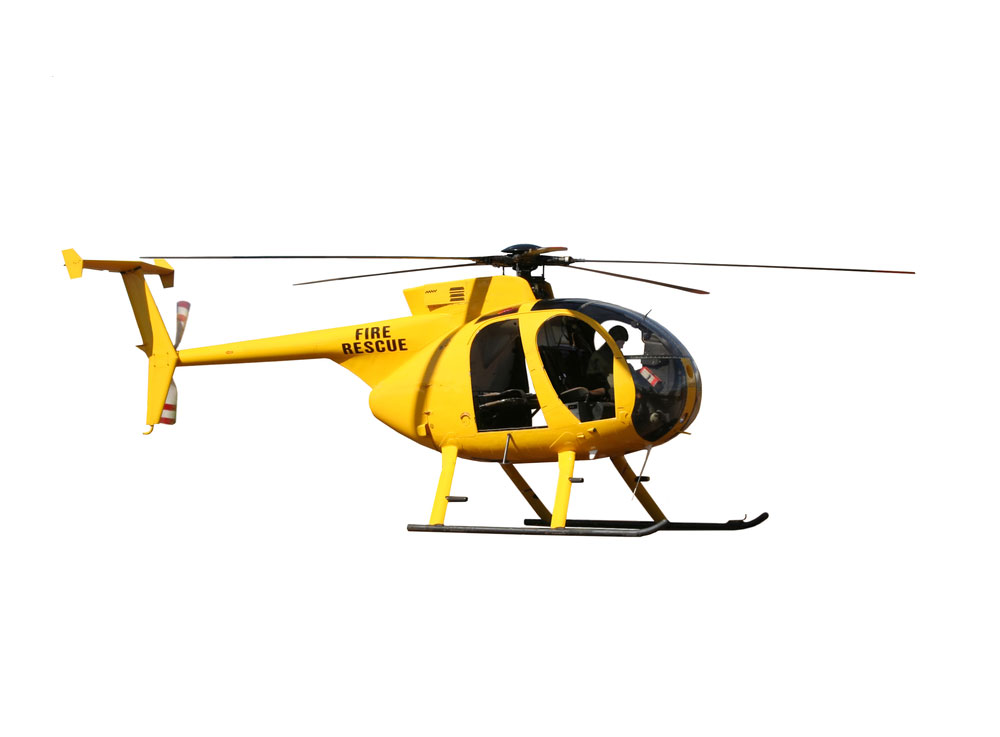
#> input picture helico.jpg, 1000 x 737 px
$ python main.py
#> lines starting #> are read from the running program, lines starting #| are printed output that depends on the picture
import PIL.Image

img_flag = True
path = input("> chemin de l'image : \n")
#> the answer given: helico.jpg

try:
  img = PIL.Image.open(path)
#> img is the input picture: PIL image 1000x737 RGB; mean R, G, B 244.2, 241.4, 233.3
  img_flag = True
except:
  print(path, "> chemin erroné ... ");

width, height = img.size
#> width = 1000; height = 737
aspect_ratio = height/width
#> aspect_ratio = 0.737
new_width = 120
new_height = aspect_ratio * new_width * 0.55
#> new_height = 48.64
img = img.resize((new_width, int(new_height)))
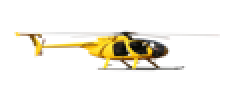
#> img: PIL image 120x48 RGB (shown 2 times larger); mean R, G, B 244, 241.2, 233

img = img.convert('L')
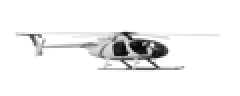
#> img: PIL image 120x48 L (shown 2 times larger); min 4, max 255, mean 241.1

chars = ["@", "J", "D", "%", "*", "P", "+", "Y", "$", ",", "."]

pixels = img.getdata()
new_pixels = [chars[pixel//25] for pixel in pixels]
#> new_pixels = 5760 items, first 6: '.', '.', '.', '.', '.', '.'
new_pixels = ''.join(new_pixels)
new_pixels_count = len(new_pixels)
#> new_pixels_count = 5760
ascii_image = [new_pixels[index:index + new_width] for index in range(0, new_pixels_count, new_width)]
#> ascii_image = 48 items
ascii_image = "\n".join(ascii_image)

with open("ascii_image.txt", "w") as f:
 f.write(ascii_image)
